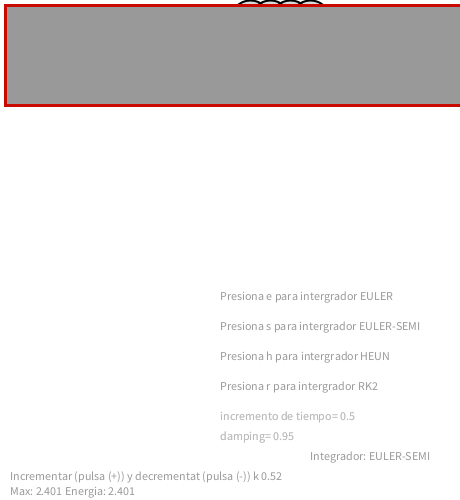
Frame 1 (no input)
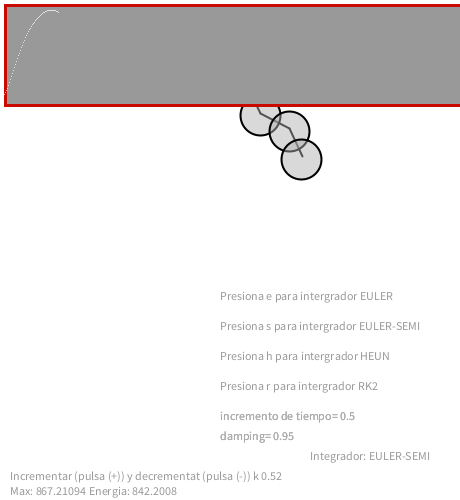
Frame 60 (the mouse pressed at the canvas centre just before this capture)
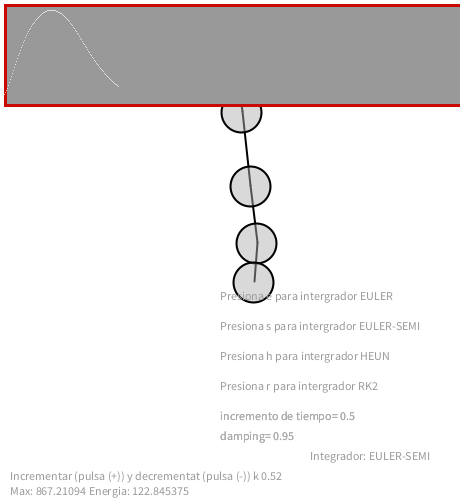
Frame 120 (the mouse held since frame 60 and released just before this capture)

The Processing sketch that drew these frames (run headless with seeded random() and noise(); from frame 60 on, the mouse is pressed at the canvas centre):

// Processing sketch: processing_150557
// ── processing_150557.pde

final int AEULER_semi = 0;
final int AEULER=1;
final int AHEUN= 2;
final int ARK2 = 3;
float k = 0.52;//constante
int integrador=0;
//float damping;

// Extremos 
Extremo[] vExtr = new Extremo[5];
Muelle[] vMuelles = new Muelle[4];
final int Tam_Vent_X = 460, Tam_Vent_Y = 100;
float[] vE = new float[Tam_Vent_X];

int lmuelle = 20;
int t = 0;
float max = 0;
 
void setup() {
  size(460, 500);
  // CreaciÃ�ï¿½Ã¯Â¿Â½Ã�Â¯Ã�Â¿Ã�Â½Ã�ï¿½Ã�Â¯Ã�ï¿½Ã�Â¿Ã�ï¿½Ã�Â½Ã�ï¿½Ã¯Â¿Â½Ã�ï¿½Ã�Â¯Ã�ï¿½Ã¯Â¿Â½Ã�ï¿½Ã�Â¿Ã�ï¿½Ã¯Â¿Â½Ã�ï¿½Ã�Â½Ã�ï¿½Ã¯Â¿Â½Ã�Â¯Ã�Â¿Ã�Â½Ã�ï¿½Ã�Â¯Ã�ï¿½Ã�Â¿Ã�ï¿½Ã�Â½Ã�ï¿½Ã¯Â¿Â½Ã�Â¯Ã�Â¿Ã�Â½Ã�ï¿½Ã¯Â¿Â½Ã�ï¿½Ã�Â³n de objetos
  // El tercer parametro es la longitud en reposo/equilibrio 
  for (int i = 0; i < vExtr.length; i++) {
    vExtr[i] = new Extremo(width*0.5 + i*lmuelle, lmuelle);
  }
  for (int i = 0; i < vMuelles.length; i++) {
    vMuelles[i] = new Muelle(vExtr[i], vExtr[i+1], lmuelle);
  }
}

void draw() {
  background(255); 

  for (Muelle s : vMuelles) {
    s.update();
    s.display();
  }
 
  float Etotal = 0;
  for (int i = 1; i < vExtr.length; i++){
    //if(i!=vExtr.length-1){
    vExtr[i].update(integrador);
   //}
    vExtr[i].display();
    vExtr[i].drag(mouseX, mouseY);
    Etotal+= vExtr[i].Ec ;
    if(max < Etotal)
     max = Etotal;
  }
  
  vE[t] = Etotal;
  plot_func(t);
  text("Max: "+max+" Energia: "+vE[t], 10, height-5);
  t = (t + 1)%Tam_Vent_X;
  
  
  println("Max: "+max+" Energia: "+vE[t]);
  text("Presiona e para intergrador EULER",width-240, height-200);
  text("Presiona s para intergrador EULER-SEMI",width-240, height-170);
  text("Presiona h para intergrador HEUN",width-240, height-140);
  text("Presiona r para intergrador RK2",width-240, height-110);
  text("Incrementar (pulsa (+)) y decrementat (pulsa (-)) k " + k,10 ,height-20);
   if (integrador == 0){
    integrador = AEULER_semi;
    text("Integrador: EULER-SEMI", width-150, height-40);
  }
  else if (integrador == 1){
    integrador = AEULER;
    text("Integrador: EULER", width-150, height-40);
  }
  else if (integrador == 2){
    integrador = AHEUN;
    text("Integrador: HEUN", width-150, height-40);
  }
  else if (integrador == 3){
    integrador = ARK2;
    text("Integrador: RK2", width-150, height-40);
  }
}
  


void mousePressed() {
  for (Extremo b : vExtr) {
    b.clicked(mouseX, mouseY);
  }
}

void mouseReleased() {
  for (Extremo b : vExtr) {
    b.stopDragging();
  }
}

void plot_func(int time)
{
  stroke(200, 10, 0);
  strokeWeight(3);
  fill(153);
  rect(5,5, Tam_Vent_X, Tam_Vent_Y);
  stroke(200, 210, 0);
  
  
  strokeWeight(1);
  stroke(255);
 
  for(int i=0;i<time;i++)
   point (i, Tam_Vent_Y - (vE[i]/max)*Tam_Vent_Y*0.9) ;
  
 }
 
 void keyPressed(){
  if (key == 's'){
    integrador = 0; //EULER_semi
  }
  else if (key == 'e'){
   integrador  = 1; //EULER
  }
  else if (key == 'h'){
    integrador = 2; //HEUN
  }
  else if (key == 'r'){
    integrador = 3; //RK2
    
  }
   else if (key == '+'){
    k+=0.1;
    
  }
   else if (key == '-'){
     k-=0.1;
    
  }
  
 }


class Extremo {
  
  PVector location;
  PVector velocity;
  PVector acceleration;
  float mass = 20, dt = 0.5;
  PVector gravity;
  float Ec;
  float velocityAnt;
  float Vmedia;
    
  // Arbitrary damping to simulate friction / drag 
  float damping = 0.95;
  //float damping = 0;

  // For mouse interaction
  PVector dragOffset;
  boolean dragging = false;

  // Constructor
  Extremo(float x, float y) {
    location = new PVector(x,y);
    velocity = new PVector();
    acceleration = new PVector();
    dragOffset = new PVector();
    gravity = new PVector(0, 9.8);
  } 

  // Metodos de integracion
  //donde tenemos que integrar
  void update(int mode) { 
    
    applyForce(gravity);
    
    if(mode==0){
      //EULER IMPLICITO/ semi  
      //primero vel y luego pos
    //velocidad
    velocity.y= velocity.y+acceleration.y*dt; 
    velocity.x= velocity.x+acceleration.x*dt;
    //Posicion
    location.y= location.y+velocity.y*dt;
    location.x= location.x+velocity.x*dt;
    
    acceleration = new PVector(0,0);
    }
    else  if(mode==1){
      //EULER Explicito 
      //explicito posicion velocidad
        //Posicion
    location.y= location.y+velocity.y*dt;
    location.x= location.x+velocity.x*dt;
    //velocidad
    velocity.y= velocity.y+acceleration.y*dt; 
    velocity.x= velocity.x+acceleration.x*dt;

    
    acceleration = new PVector(0,0);
    }
  else if( mode==2){
   //HEUN
    PVector velocityAnt = new PVector(0,0);
   //velocidad 
   velocity.x= velocity.x+acceleration.x*dt;
   velocity.y= velocity.y+acceleration.y*dt;
   //posicion
   location.x=location.x+((velocity.x+velocityAnt.x)/2)*dt;
   location.y=location.y+((velocity.y+velocityAnt.y)/2)*dt;
   //velocidad anterior
   velocityAnt.x=velocity.x;
   velocityAnt.y=velocity.y;
   
   acceleration = new PVector(0,0);
  }
    
    
   else if(mode==3){
     
     PVector Vmedia= new PVector(0,0);
     //RK2
    velocity.x= velocity.x+acceleration.x*dt; 
    velocity.y= velocity.y+acceleration.y*dt; 
    Vmedia.x= velocity.x+(dt/2);
    Vmedia.y= velocity.y+(dt/2);
    //Posicion
    location.x= location.x+((velocity.x+Vmedia.x)/2)*dt;
    location.y= location.y+((velocity.y+Vmedia.y)/2)*dt;
    acceleration = new PVector(0,0);
   }
        //EC=0.5 * Mass * Vel^2
      Ec=0.5*mass*pow(velocity.mag(),2);
  }

  // Newton's law: F = M * A
  void applyForce(PVector force) {
    PVector f = force.get();
    f.div(mass);
    acceleration.add(f);
  }


  // Draw
  void display() { 
    stroke(0);
    text("incremento de tiempo= "+dt, width-240, height-80);
    text("damping= "+damping, width-240, height-60);
    strokeWeight(2);
    fill(175,120);
    if (dragging) {
      fill(50);
    }
    ellipse(location.x,location.y,mass*2,mass*2);
  } 

  // The methods below are for mouse interaction

  // This checks to see if we clicked on the mover
  void clicked(int mx, int my) {
    float d = dist(mx,my,location.x,location.y);
    if (d < mass) {
      dragging = true;
      dragOffset.x = location.x-mx;
      dragOffset.y = location.y-my;
    }
  }

  void stopDragging() {
    dragging = false;
  }

  void drag(int mx, int my) {
    if (dragging) {
      location.x = mx + dragOffset.x;
      location.y = my + dragOffset.y;
    }
  }
  
}



class Muelle { 

  // Desplazamiento
  PVector anchor= new PVector();
  
  // longitud de reposo y constante del muelle
  float len;//reposo
  
  
  Extremo a;
  Extremo b;

  // Constructor
  Muelle(Extremo a_, Extremo b_, int l) {
    a = a_;
    b = b_;
    len = l;
  } 

  // Calcular la fuerza del muelle y aplicarla a los extremos
  void update() {
    
    PVector F_muelle= new PVector(0,0);
    PVector F_muelle_k= new PVector(0,0); 
    PVector F_muelle1= new PVector(0,0);
    PVector F_muelle1_k= new PVector(0,0); 
    anchor= PVector.sub(b.location,a.location);
    
    //Ley HOOKE
    
    float mod_anchor= anchor.mag();
    
    float longi = mod_anchor-len;
    
    anchor.normalize();
    
    float muell_a= k*longi;
    float muell_b= -k*longi;
    //Extremo en A
    F_muelle= PVector.mult(anchor,muell_a);
    //Ley con amortiguador
    F_muelle_k=PVector.sub(F_muelle, PVector.mult(a.velocity,a.damping));
    
    //Extremo en A
    F_muelle1= PVector.mult(anchor,muell_b);
    //Ley con amortiguador
    F_muelle1_k=PVector.sub(F_muelle1, PVector.mult(b.velocity,b.damping));
    

    
    a.applyForce(F_muelle_k);
    b.applyForce(F_muelle1_k);
   
    
  }


  void display() {
    strokeWeight(2);
    stroke(0);
    line(a.location.x, a.location.y, b.location.x, b.location.y);
  }
}
